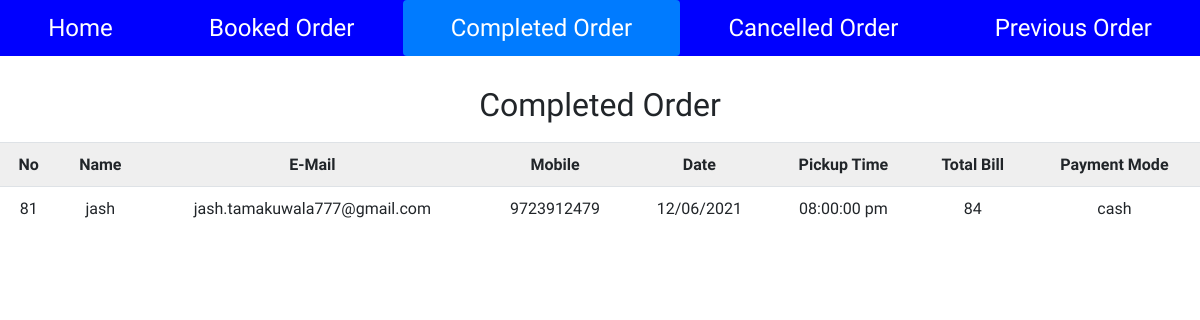
/admin/admin/view_takeaway_complete_order.php, run on an earlier commit of the app's database.
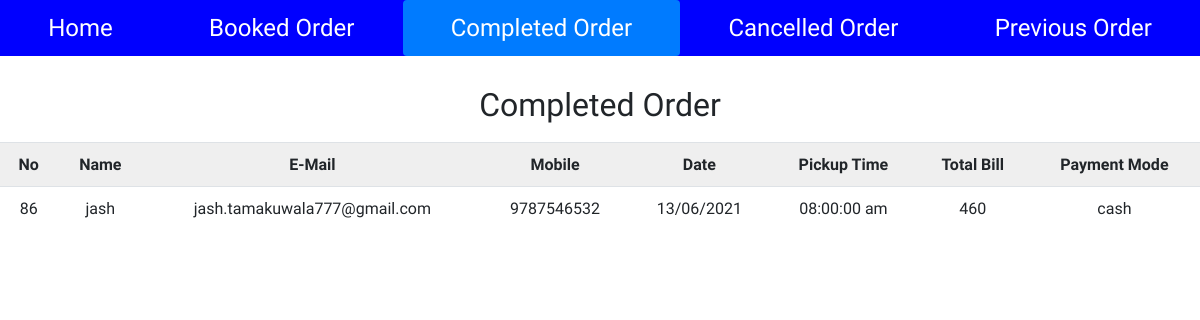
And on a later commit of the database.
### tables this page shows
CREATE TABLE IF NOT EXISTS `takeaway_user` (
  `tuid` int(10) NOT NULL AUTO_INCREMENT,
  `name` varchar(150) NOT NULL,
  `email` varchar(150) NOT NULL,
  `mobile_no` varchar(12) NOT NULL,
  `date_time` datetime NOT NULL,
  `total_bill` int(12) NOT NULL,
  `status` int(2) NOT NULL,
  `time_of_delivery` time NOT NULL,
  `payment_mode` varchar(100) NOT NULL,
  PRIMARY KEY (`tuid`)
);

### admin/admin/view_takeaway_complete_order.php (the view, shortened to what this page needs)
<?php
    require 'db.php';
    $exec = mysqli_query($con,"select * from takeaway_user where status = 2 order by date_time DESC");
?>
<html>
    <head>
        <link rel="stylesheet" href="https://maxcdn.bootstrapcdn.com/bootstrap/4.5.2/css/bootstrap.min.css">
    </head>
    <body>
    <nav class="nav nav-pills flex-column flex-sm-row">
  <a class="flex-sm-fill text-sm-center nav-link " href="admin-panel.php">Home</a>
  <a class="flex-sm-fill text-sm-center nav-link" href="view_takeaway_order.php">Booked Order</a>
  <a class="flex-sm-fill text-sm-center nav-link active" href="view_takeaway_complete_order.php">Completed Order</a>
  <a class="flex-sm-fill text-sm-center nav-link" href="view_takeaway_cancelled_order.php">Cancelled Order</a>
  <a class="flex-sm-fill text-sm-center nav-link" href="view_previous_order.php">Previous Order</a>
</nav>
        <div class="empty">
        </div>
        <h2> Completed Order </h2>
        <div class="table-responsive">
            <table class="table">
                <tr>
                    <th>No</th>
                    <th>Name </th>
                    <th>E-Mail </th>
                    <th>Mobile</th>
                    <th>Date </th>
                    <th>Pickup Time</th>
                    <th>Total Bill</th>
                    <th>Payment Mode</th>
                </tr>
                <?php
                    while($r = mysqli_fetch_array($exec))
                    {
                ?>
                <tr>
                    <td><?php echo $r['tuid']; ?></td>
                    <td><?php echo $r['name']; ?></td>
                    <td><?php echo $r['email']; ?></td>
                    <td><?php echo $r['mobile_no']; ?></td>
                    <td><?php echo date('d/m/Y',strtotime($r['date_time'])); ?></td>
                    <td><?php echo date('h:i:s a',strtotime($r['time_of_delivery'])); ?></td>
                    <td><?php echo $r['total_bill']; ?></td>
                    <td><?php echo $r['payment_mode']; ?></td>
                </tr>
                <?php
                    }
                ?>
            </table>
        </div>
    </body>
</html>

What changed in the data, as far as the page shows it:
removed takeaway_user: tuid "81", name "jash", email "jash.tamakuwala777@gmail.com", mobile_no "9723912479", date_time "12/06/2021", time_of_delivery "08:00:00 pm", total_bill "84", payment_mode "cash"
added takeaway_user: tuid "86", name "jash", email "jash.tamakuwala777@gmail.com", mobile_no "9787546532", date_time "13/06/2021", time_of_delivery "08:00:00 am", total_bill "460", payment_mode "cash"
